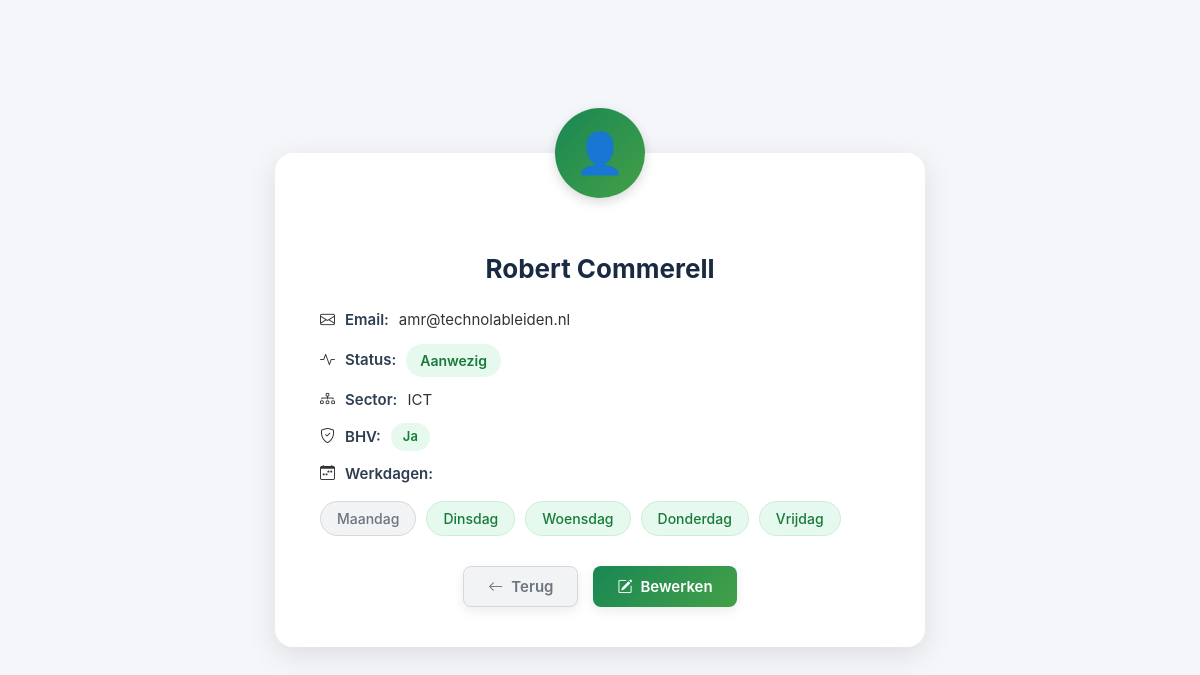
/details.php?id=32, run on the app's committed database.
### tables this page shows
CREATE TABLE `werknemers` (
  `id` int(11) NOT NULL,
  `voornaam` varchar(50) NOT NULL,
  `tussenvoegsel` varchar(20) DEFAULT NULL,
  `achternaam` varchar(50) NOT NULL,
  `email` varchar(100) NOT NULL,
  `werkdag_ma` tinyint(1) DEFAULT 0,
  `werkdag_di` tinyint(1) DEFAULT 0,
  `werkdag_wo` tinyint(1) DEFAULT 0,
  `werkdag_do` tinyint(1) DEFAULT 0,
  `werkdag_vr` tinyint(1) DEFAULT 0,
  `sector` varchar(50) NOT NULL,
  `BHV` tinyint(1) DEFAULT 0,
  `status` enum('Ziek','Aanwezig','Op de school','Afwezig','Eefetjes Afwezig') DEFAULT 'Aanwezig',
  `status_ma` enum('Aanwezig','Afwezig','Ziek','Op de school','Eefetjes Afwezig') DEFAULT 'Afwezig',
  `status_di` enum('Aanwezig','Afwezig','Ziek','Op de school','Eefetjes Afwezig') DEFAULT 'Afwezig',
  `status_wo` enum('Aanwezig','Afwezig','Ziek','Op de school','Eefetjes Afwezig') DEFAULT 'Afwezig',
  `status_do` enum('Aanwezig','Afwezig','Ziek','Op de school','Eefetjes Afwezig') DEFAULT 'Afwezig',
  `status_vr` enum('Aanwezig','Afwezig','Ziek','Op de school','Eefetjes Afwezig') DEFAULT 'Afwezig',
  `tijdelijk_tot` datetime DEFAULT NULL
);

### details.php (the view, shortened to what this page needs)
<?php
try {
    $db = new PDO("mysql:host=localhost;dbname=technolab-dashboard", "root", "");
    $db->setAttribute(PDO::ATTR_ERRMODE, PDO::ERRMODE_EXCEPTION);
} catch (PDOException $e) {
    die("Fout!: " . $e->getMessage());
}
$id = (int) $_GET['id'];
$stmt = $db->prepare("SELECT * FROM werknemers WHERE id = :id");
$stmt->execute([':id' => $id]);
$werknemer = $stmt->fetch(PDO::FETCH_ASSOC);
$volledigeNaam = $werknemer['voornaam'];
$volledigeNaam .= ' ' . $werknemer['achternaam'];
$dagen = [
    'ma' => 'Maandag',
    'di' => 'Dinsdag',
    'wo' => 'Woensdag',
    'do' => 'Donderdag',
    'vr' => 'Vrijdag'
];
?>
<!DOCTYPE html>
<html lang="nl">
<head>
    <link rel="stylesheet" href="css/details.css">
    <link href="https://cdn.jsdelivr.net/npm/bootstrap-icons@1.11.1/font/bootstrap-icons.css" rel="stylesheet">
</head>
<body>
    <div class="card">
        <h2><?= htmlspecialchars($volledigeNaam) ?></h2>
        <p><i class="bi bi-envelope"></i> <strong>Email:</strong> <?= htmlspecialchars($werknemer['email']) ?></p>
        <p>
            <i class="bi bi-activity"></i> <strong>Status:</strong>
            <span class="status
                <?= $werknemer['status'] === 'Aanwezig' ? 'status-aanwezig' : '' ?>
                <?= $werknemer['status'] === 'Afwezig' ? 'status-afwezig' : '' ?>
                <?= $werknemer['status'] === 'Ziek' ? 'status-ziek' : '' ?>
                <?= $werknemer['status'] === 'Eefetjes Afwezig' ? 'status-eefetjes' : '' ?>
            ">
                <?= htmlspecialchars($werknemer['status']) ?>
            </span>
        </p>
        <p><i class="bi bi-diagram-3"></i> <strong>Sector:</strong>
            <?= htmlspecialchars($werknemer['sector']) ?></p>
        <p>
            <i class="bi bi-shield-check"></i> <strong>BHV:</strong>
            <span class="bhv <?= $werknemer['BHV'] ? 'bhv-ja' : 'bhv-nee' ?>">
                <?= $werknemer['BHV'] ? 'Ja' : 'Nee' ?>
            </span>
        </p>
        <p><i class="bi bi-calendar-week"></i> <strong>Werkdagen:</strong></p>
        <div class="werkdagen">
            <?php foreach ($dagen as $afkorting => $naam): ?>
                <?php $isWerkdag = $werknemer['werkdag_' . $afkorting]; ?>
                <span class="werkdag <?= $isWerkdag ? 'active' : 'inactive' ?>">
                    <?= htmlspecialchars($naam) ?>
                </span>
            <?php endforeach; ?>
        </div>
        <div class="button-group">
            <a href="dagplanning.php" class="btn btn-back"><i class="bi bi-arrow-left"></i> Terug</a>
            <a href="update.php?id=<?= $werknemer['id'] ?>" class="btn btn-edit"><i class="bi bi-pencil-square"></i> Bewerken</a>
        </div>
    </div>
</body>
</html>

### css/details.css (style rules this page uses)
body { font-family: "Inter", "Segoe UI", Tahoma, sans-serif; margin: 0; background: #f4f6f9; display: flex; justify-content: center; align-items: center; min-height: 100vh; color: #333; }
.card { background: #fff; padding: 40px 45px; border-radius: 18px; box-shadow: 0 8px 30px rgba(0,0,0,0.1); max-width: 560px; width: 100%; text-align: center; position: relative; animation: fadeIn 0.5s ease-in-out; }
.card::before { content: "👤"; font-size: 40px; width: 90px; height: 90px; line-height: 90px; border-radius: 50%; background: linear-gradient(135deg, #198754, #43a047); color: #fff; font-weight: bold; position: absolute; top: -45px; left: 50%; transform: translateX(-50%); display: flex; align-items: center; justify-content: center; box-shadow: 0 4px 12px rgba(0,0,0,0.15); }
.card h2 { margin-top: 60px; font-size: 26px; color: #1a2a42; margin-bottom: 25px; font-weight: 700; }
.card p { margin: 12px 0; font-size: 15px; line-height: 1.5; text-align: left; display: flex; align-items: center; gap: 10px; }
.card strong { color: #2c3e50; font-weight: 600; }
.status { font-weight: 600; padding: 6px 14px; border-radius: 30px; font-size: 14px; }
.status-aanwezig { background: #e6f9ee; color: #187a39; }
.bhv { font-weight: 600; padding: 4px 12px; border-radius: 20px; font-size: 13px; }
.bhv-ja { background: #e6f9ee; color: #187a39; }
.werkdagen { margin-top: 16px; display: flex; flex-wrap: wrap; gap: 10px; justify-content: flex-start; }
.werkdag { padding: 8px 16px; border-radius: 30px; font-size: 14px; font-weight: 500; transition: transform 0.2s ease, box-shadow 0.2s ease; cursor: default; }
.werkdag.active { background: #e6f9ee; color: #187a39; border: 1px solid #c9f0d4; }
.werkdag.inactive { background: #f1f3f5; color: #6c757d; border: 1px solid #d6d8db; }
.button-group { margin-top: 30px; display: flex; justify-content: center; gap: 15px; flex-wrap: wrap; }
.btn { padding: 10px 24px; border-radius: 8px; font-weight: 600; font-size: 15px; display: inline-flex; align-items: center; gap: 8px; text-decoration: none; transition: all 0.25s ease; box-shadow: 0 4px 12px rgba(0,0,0,0.08); }
.btn-back { background: #f1f3f5; color: #6c757d; border: 1px solid #d6d8db; }
.btn-edit { background: linear-gradient(135deg, #198754, #43a047); color: #fff; border: none; }

### data on the page
werknemers: volledigeNaam "Robert Commerell", email "amr@technolableiden.nl", status "Aanwezig", sector "ICT"

### other printed values
$naam "Maandag"
$naam "Dinsdag"
$naam "Woensdag"
$naam "Donderdag"
$naam "Vrijdag"
